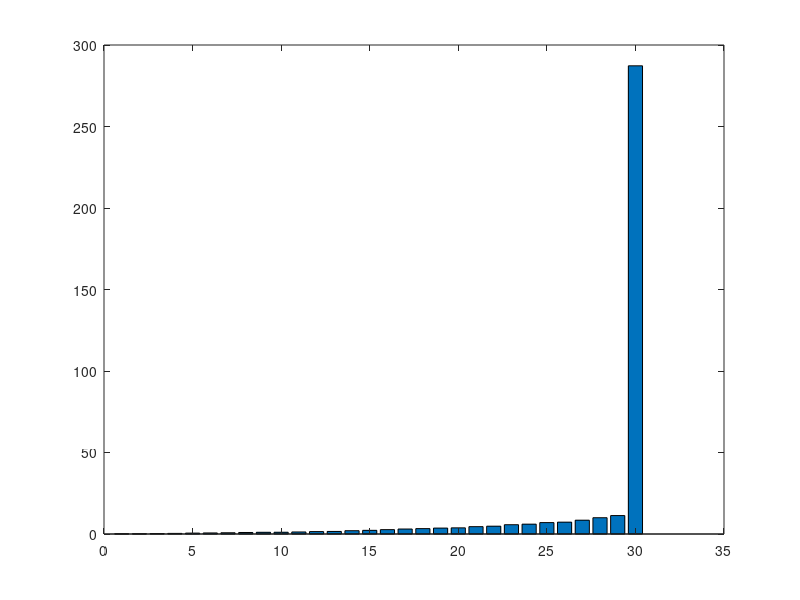

The MATLAB script that drew this image:
%punto 1

clear all;
close all;

A1 = rand(40,30);
A2 = rand(100,90);
A3 = rand(50,50);

C1= A1'*A1;
C2= A2'*A2;
C3= A3'*A3;

[Vectors1, values1] = eig(C1);
[Vectors2, values2] = eig(C2);
[Vectors3, values3] = eig(C3);

x = diag(values1);
bar(x)